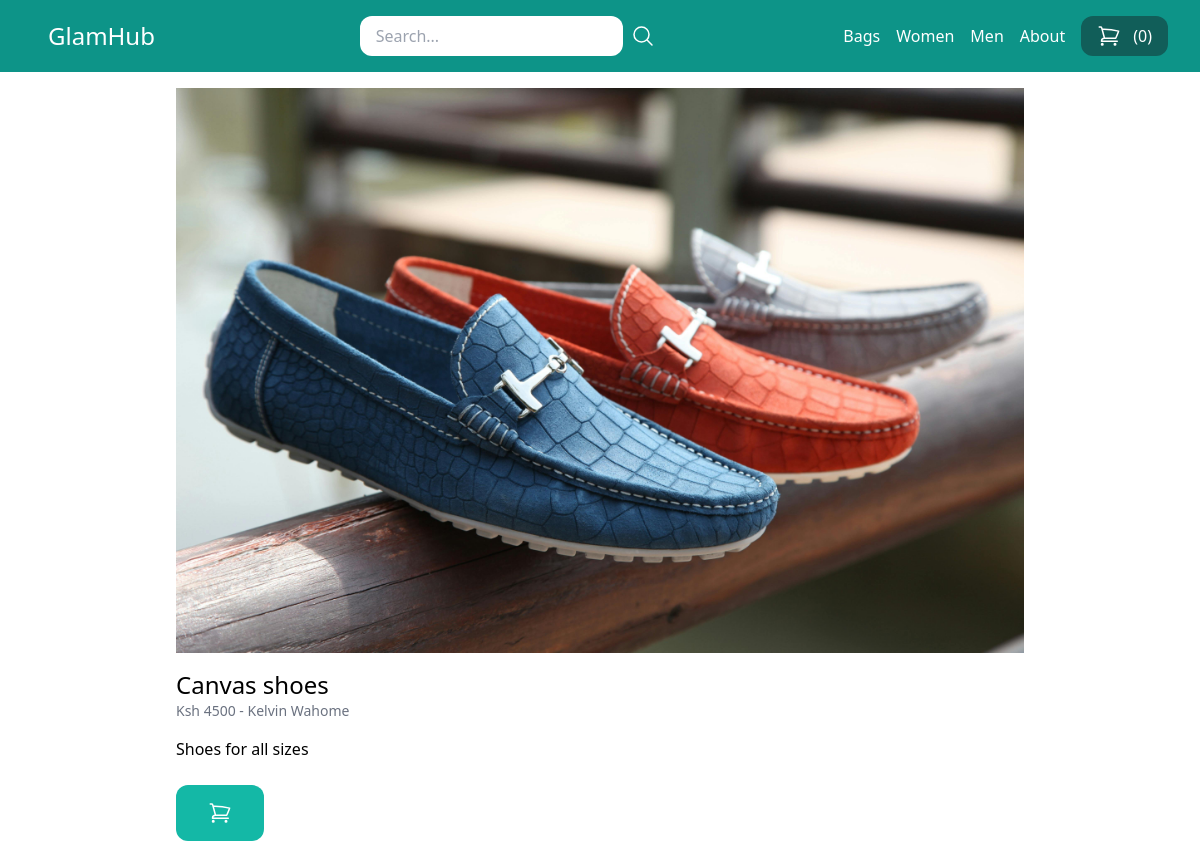
Screenshot of /male-clothes/canvas-shoes/ with the database file from the repository.
### store/models.py (models this page shows, shortened)
class Category(models.Model):
    title = models.CharField(max_length=50)
    slug = models.SlugField(max_length=50)
    class Meta:
        verbose_name_plural = 'Categories'

class Product(models.Model):
    DRAFT = 'draft'
    WAITING_APPROVAL = 'waiting_approval'
    ACTIVE = 'active'
    DELETED = 'deleted'
    STATUS_CHOICES = (
        (DRAFT, 'Draft'),
        (WAITING_APPROVAL, 'Waiting approval'),
        (ACTIVE, 'Active'),
        (DELETED, 'Deleted'),
    )
    user = models.ForeignKey(User, related_name='products', on_delete=models.CASCADE)
    category = models.ForeignKey(Category, related_name='products', on_delete=models.CASCADE)
    title = models.CharField(max_length=50)
    slug = models.SlugField(max_length=50)
    description = models.TextField(blank=True)
    price = models.IntegerField()
    image = models.ImageField(upload_to='uploads/product_images', blank=True, null=True)
    thumbnail = models.ImageField(upload_to='uploads/product_thumbnails', blank=True, null=True)
    created_at = models.DateTimeField(auto_now_add=True)
    updated_at = models.DateTimeField(auto_now=True)
    status = models.CharField(max_length=50, choices=STATUS_CHOICES, default=ACTIVE)
    class Meta:
        ordering = ['-created_at', ]
    def get_display_price(self):
        return self.price
    def get_thumbnail(self):
        if self.thumbnail:
            return self.thumbnail.url

### store/views.py (the view)
# urls.py: path('<slug:category_slug>/<slug:slug>/', views.product_detail, name='product_detail'),
def product_detail(request, category_slug, slug):
    product = get_object_or_404(Product, slug=slug, status=Product.ACTIVE)
    return render(request, 'store/product_detail.html', {'product': product})

### store/cart.py (called while the page is built)
    def __len__(self):
        return sum(item['quantity'] for item in self.cart.values())

### store/context_processors.py (called while the page is built)
def cart(request):
    return {'cart': Cart(request)}

### store/templatetags/menu.py (called while the page is built)
@register.inclusion_tag('core/menu.html')
def menu():
    categories = Category.objects.all()
    return {'categories': categories}

### templates/store/product_detail.html (shortened to what this page needs)
{% extends 'core/base.html' %}
{% block content %}
    {% if product.image %}
        <div class="image mb-4">
            <img src="{{ product.get_thumbnail }}" alt="image of {{ product.title }}">
        </div>
    {% endif %}
    <h1 class="text-2xl">{{ product.title }}</h1>
    <p class="text-sm text-gray-500">
        Ksh {{ product.get_display_price }}
        -
        <a href="{% url 'vendor_detail' product.user.id %}">{% firstof product.user.get_full_name product.user.username %}</a>
    </p>
    {% if product.description %}
        <p class="mt-4">
        {{ product.description }}
        </p>
    {% endif %}
    <a href="{% url 'add_to_cart' product.id %}" class="inline-block px-8 py-4 bg-teal-500 text-white mt-6 rounded-xl">
    </a>
{% endblock %}

### templates/core/menu.html
{% for category in categories %}
    <a href="{% url 'category_detail' category.slug %}" class="text-white">{{ category.title }}</a>
{% endfor %}
<a href="{% url 'about' %}" class="text-white">About</a>

### rows the page displays
Category: title "Bags"
Category: title "Women"
Category: title "Men"
Product: get_thumbnail (picture), title "Canvas shoes", get_display_price "4500", user.last_name "Kelvin Wahome", description "Shoes for all sizes"

### other values shown
{{ cart|length }} "0"
